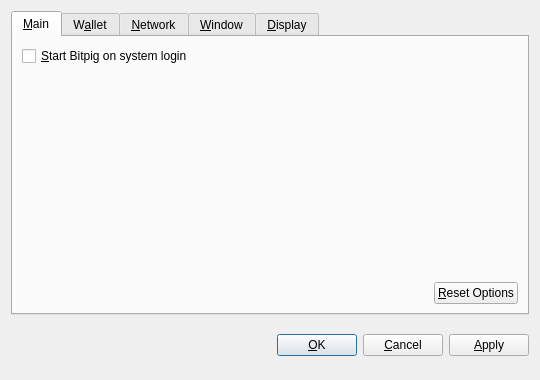
<?xml version="1.0" encoding="UTF-8"?>
<ui version="4.0">
 <class>OptionsDialog</class>
 <widget class="QDialog" name="OptionsDialog">
  <property name="geometry">
   <rect>
    <x>0</x>
    <y>0</y>
    <width>540</width>
    <height>380</height>
   </rect>
  </property>
  <property name="windowTitle">
   <string>Options</string>
  </property>
  <property name="modal">
   <bool>true</bool>
  </property>
  <layout class="QVBoxLayout" name="verticalLayout">
   <item>
    <widget class="QTabWidget" name="tabWidget">
     <property name="tabPosition">
      <enum>QTabWidget::North</enum>
     </property>
     <property name="currentIndex">
      <number>0</number>
     </property>
     <widget class="QWidget" name="tabMain">
      <attribute name="title">
       <string>&amp;Main</string>
      </attribute>
      <layout class="QVBoxLayout" name="verticalLayout_Main">
       <item>
        <widget class="QCheckBox" name="bitcoinAtStartup">
         <property name="toolTip">
          <string>Automatically start Bitpig after logging in to the system.</string>
         </property>
         <property name="text">
          <string>&amp;Start Bitpig on system login</string>
         </property>
        </widget>
       </item>
       <item>
        <spacer name="verticalSpacer_Main">
         <property name="orientation">
          <enum>Qt::Vertical</enum>
         </property>
         <property name="sizeHint" stdset="0">
          <size>
           <width>20</width>
           <height>40</height>
          </size>
         </property>
        </spacer>
       </item>
       <item>
        <layout class="QHBoxLayout" name="horizontalLayout_2_Main">
         <item>
          <spacer name="horizontalSpacer_2_Main">
           <property name="orientation">
            <enum>Qt::Horizontal</enum>
           </property>
           <property name="sizeHint" stdset="0">
            <size>
             <width>40</width>
             <height>20</height>
            </size>
           </property>
          </spacer>
         </item>
         <item>
          <widget class="QPushButton" name="resetButton">
           <property name="toolTip">
            <string>Reset all client options to default.</string>
           </property>
           <property name="text">
            <string>&amp;Reset Options</string>
           </property>
           <property name="autoDefault">
            <bool>false</bool>
           </property>
          </widget>
         </item>
        </layout>
       </item>
      </layout>
     </widget>
     <widget class="QWidget" name="tabWallet">
      <attribute name="title">
       <string>W&amp;allet</string>
      </attribute>
      <layout class="QVBoxLayout" name="verticalLayout_Network">
       <item>
        <widget class="QLabel" name="transactionFeeInfoLabel">
         <property name="text">
          <string>Optional transaction fee per kB that helps make sure your transactions are processed quickly. Most transactions are 1 kB.</string>
         </property>
         <property name="textFormat">
          <enum>Qt::PlainText</enum>
         </property>
         <property name="wordWrap">
          <bool>true</bool>
         </property>
        </widget>
       </item>
       <item>
        <layout class="QHBoxLayout" name="horizontalLayout_1_Main">
         <item>
          <widget class="QLabel" name="transactionFeeLabel">
           <property name="text">
            <string>Pay transaction &amp;fee</string>
           </property>
           <property name="textFormat">
            <enum>Qt::PlainText</enum>
           </property>
           <property name="buddy">
            <cstring>transactionFee</cstring>
           </property>
          </widget>
         </item>
         <item>
          <widget class="BitcoinAmountField" name="transactionFee"/>
         </item>
         <item>
          <spacer name="horizontalSpacer_1_Main">
           <property name="orientation">
            <enum>Qt::Horizontal</enum>
           </property>
           <property name="sizeHint" stdset="0">
            <size>
             <width>40</width>
             <height>20</height>
            </size>
           </property>
          </spacer>
         </item>
        </layout>
       </item>
       <item>
        <widget class="QLabel" name="label">
         <property name="text">
          <string>If you disable the spending of unconfirmed change, the change from a transaction cannot be used until that transaction has at least one confirmation. This also affects how your balance is computed.</string>
         </property>
         <property name="wordWrap">
          <bool>true</bool>
         </property>
        </widget>
       </item>
       <item>
        <widget class="QCheckBox" name="spendZeroConfChange">
         <property name="text">
          <string>Spend unconfirmed change  (experts only)</string>
         </property>
        </widget>
       </item>
       <item>
        <spacer name="verticalSpacer">
         <property name="orientation">
          <enum>Qt::Vertical</enum>
         </property>
         <property name="sizeHint" stdset="0">
          <size>
           <width>20</width>
           <height>40</height>
          </size>
         </property>
        </spacer>
       </item>
      </layout>
     </widget>
     <widget class="QWidget" name="tabNetwork">
      <attribute name="title">
       <string>&amp;Network</string>
      </attribute>
      <layout class="QVBoxLayout" name="verticalLayout_Network">
       <item>
        <widget class="QCheckBox" name="mapPortUpnp">
         <property name="toolTip">
          <string>Automatically open the Bitpig client port on the router. This only works when your router supports UPnP and it is enabled.</string>
         </property>
         <property name="text">
          <string>Map port using &amp;UPnP</string>
         </property>
        </widget>
       </item>
       <item>
        <widget class="QCheckBox" name="connectSocks">
         <property name="toolTip">
          <string>Connect to the Bitpig network through a SOCKS proxy (e.g. when connecting through Tor).</string>
         </property>
         <property name="text">
          <string>&amp;Connect through SOCKS proxy:</string>
         </property>
        </widget>
       </item>
       <item>
        <layout class="QHBoxLayout" name="horizontalLayout_Network">
         <item>
          <widget class="QLabel" name="proxyIpLabel">
           <property name="text">
            <string>Proxy &amp;IP:</string>
           </property>
           <property name="textFormat">
            <enum>Qt::PlainText</enum>
           </property>
           <property name="buddy">
            <cstring>proxyIp</cstring>
           </property>
          </widget>
         </item>
         <item>
          <widget class="QValidatedLineEdit" name="proxyIp">
           <property name="maximumSize">
            <size>
             <width>140</width>
             <height>16777215</height>
            </size>
           </property>
           <property name="toolTip">
            <string>IP address of the proxy (e.g. 127.0.0.1)</string>
           </property>
          </widget>
         </item>
         <item>
          <widget class="QLabel" name="proxyPortLabel">
           <property name="text">
            <string>&amp;Port:</string>
           </property>
           <property name="textFormat">
            <enum>Qt::PlainText</enum>
           </property>
           <property name="buddy">
            <cstring>proxyPort</cstring>
           </property>
          </widget>
         </item>
         <item>
          <widget class="QLineEdit" name="proxyPort">
           <property name="maximumSize">
            <size>
             <width>55</width>
             <height>16777215</height>
            </size>
           </property>
           <property name="toolTip">
            <string>Port of the proxy (e.g. 9050)</string>
           </property>
          </widget>
         </item>
         <item>
          <widget class="QLabel" name="socksVersionLabel">
           <property name="text">
            <string>SOCKS &amp;Version:</string>
           </property>
           <property name="textFormat">
            <enum>Qt::PlainText</enum>
           </property>
           <property name="buddy">
            <cstring>socksVersion</cstring>
           </property>
          </widget>
         </item>
         <item>
          <widget class="QValueComboBox" name="socksVersion">
           <property name="toolTip">
            <string>SOCKS version of the proxy (e.g. 5)</string>
           </property>
          </widget>
         </item>
         <item>
          <spacer name="horizontalSpacer_Network">
           <property name="orientation">
            <enum>Qt::Horizontal</enum>
           </property>
           <property name="sizeHint" stdset="0">
            <size>
             <width>40</width>
             <height>20</height>
            </size>
           </property>
          </spacer>
         </item>
        </layout>
       </item>
       <item>
        <spacer name="verticalSpacer_Network">
         <property name="orientation">
          <enum>Qt::Vertical</enum>
         </property>
         <property name="sizeHint" stdset="0">
          <size>
           <width>20</width>
           <height>40</height>
          </size>
         </property>
        </spacer>
       </item>
      </layout>
     </widget>
     <widget class="QWidget" name="tabWindow">
      <attribute name="title">
       <string>&amp;Window</string>
      </attribute>
      <layout class="QVBoxLayout" name="verticalLayout_Window">
       <item>
        <widget class="QCheckBox" name="minimizeToTray">
         <property name="toolTip">
          <string>Show only a tray icon after minimizing the window.</string>
         </property>
         <property name="text">
          <string>&amp;Minimize to the tray instead of the taskbar</string>
         </property>
        </widget>
       </item>
       <item>
        <widget class="QCheckBox" name="minimizeOnClose">
         <property name="toolTip">
          <string>Minimize instead of exit the application when the window is closed. When this option is enabled, the application will be closed only after selecting Quit in the menu.</string>
         </property>
         <property name="text">
          <string>M&amp;inimize on close</string>
         </property>
        </widget>
       </item>
       <item>
        <spacer name="verticalSpacer_Window">
         <property name="orientation">
          <enum>Qt::Vertical</enum>
         </property>
         <property name="sizeHint" stdset="0">
          <size>
           <width>20</width>
           <height>40</height>
          </size>
         </property>
        </spacer>
       </item>
      </layout>
     </widget>
     <widget class="QWidget" name="tabDisplay">
      <attribute name="title">
       <string>&amp;Display</string>
      </attribute>
      <layout class="QVBoxLayout" name="verticalLayout_Display">
       <item>
        <layout class="QHBoxLayout" name="horizontalLayout_1_Display">
         <item>
          <widget class="QLabel" name="langLabel">
           <property name="text">
            <string>User Interface &amp;language:</string>
           </property>
           <property name="textFormat">
            <enum>Qt::PlainText</enum>
           </property>
           <property name="buddy">
            <cstring>lang</cstring>
           </property>
          </widget>
         </item>
         <item>
          <widget class="QValueComboBox" name="lang">
           <property name="toolTip">
            <string>The user interface language can be set here. This setting will take effect after restarting Bitpig.</string>
           </property>
          </widget>
         </item>
        </layout>
       </item>
       <item>
        <layout class="QHBoxLayout" name="horizontalLayout_2_Display">
         <item>
          <widget class="QLabel" name="unitLabel">
           <property name="text">
            <string>&amp;Unit to show amounts in:</string>
           </property>
           <property name="textFormat">
            <enum>Qt::PlainText</enum>
           </property>
           <property name="buddy">
            <cstring>unit</cstring>
           </property>
          </widget>
         </item>
         <item>
          <widget class="QValueComboBox" name="unit">
           <property name="toolTip">
            <string>Choose the default subdivision unit to show in the interface and when sending coins.</string>
           </property>
          </widget>
         </item>
        </layout>
       </item>
       <item>
        <widget class="QCheckBox" name="displayAddresses">
         <property name="toolTip">
          <string>Whether to show Bitpig addresses in the transaction list or not.</string>
         </property>
         <property name="text">
          <string>&amp;Display addresses in transaction list</string>
         </property>
        </widget>
       </item>
       <item>
        <widget class="QCheckBox" name="coinControlFeatures">
         <property name="toolTip">
          <string>Whether to show coin control features or not.</string>
         </property>
         <property name="text">
          <string>Display coin &amp;control features (experts only!)</string>
         </property>
        </widget>
       </item>
       <item>
        <spacer name="verticalSpacer_Display">
         <property name="orientation">
          <enum>Qt::Vertical</enum>
         </property>
         <property name="sizeHint" stdset="0">
          <size>
           <width>20</width>
           <height>40</height>
          </size>
         </property>
        </spacer>
       </item>
      </layout>
     </widget>
    </widget>
   </item>
   <item>
    <layout class="QHBoxLayout" name="horizontalLayout_Buttons">
     <item>
      <spacer name="horizontalSpacer_1">
       <property name="orientation">
        <enum>Qt::Horizontal</enum>
       </property>
       <property name="sizeHint" stdset="0">
        <size>
         <width>40</width>
         <height>48</height>
        </size>
       </property>
      </spacer>
     </item>
     <item>
      <widget class="QLabel" name="statusLabel">
       <property name="font">
        <font>
         <weight>75</weight>
         <bold>true</bold>
        </font>
       </property>
       <property name="text">
        <string/>
       </property>
       <property name="textFormat">
        <enum>Qt::PlainText</enum>
       </property>
       <property name="wordWrap">
        <bool>true</bool>
       </property>
      </widget>
     </item>
     <item>
      <spacer name="horizontalSpacer_2">
       <property name="orientation">
        <enum>Qt::Horizontal</enum>
       </property>
       <property name="sizeHint" stdset="0">
        <size>
         <width>40</width>
         <height>48</height>
        </size>
       </property>
      </spacer>
     </item>
     <item>
      <widget class="QPushButton" name="okButton">
       <property name="text">
        <string>&amp;OK</string>
       </property>
      </widget>
     </item>
     <item>
      <widget class="QPushButton" name="cancelButton">
       <property name="text">
        <string>&amp;Cancel</string>
       </property>
       <property name="autoDefault">
        <bool>false</bool>
       </property>
      </widget>
     </item>
     <item>
      <widget class="QPushButton" name="applyButton">
       <property name="text">
        <string>&amp;Apply</string>
       </property>
       <property name="autoDefault">
        <bool>false</bool>
       </property>
      </widget>
     </item>
    </layout>
   </item>
  </layout>
 </widget>
 <customwidgets>
  <customwidget>
   <class>BitcoinAmountField</class>
   <extends>QSpinBox</extends>
   <header>bitcoinamountfield.h</header>
  </customwidget>
  <customwidget>
   <class>QValueComboBox</class>
   <extends>QComboBox</extends>
   <header>qvaluecombobox.h</header>
  </customwidget>
  <customwidget>
   <class>QValidatedLineEdit</class>
   <extends>QLineEdit</extends>
   <header>qvalidatedlineedit.h</header>
  </customwidget>
 </customwidgets>
 <resources/>
 <connections/>
</ui>
